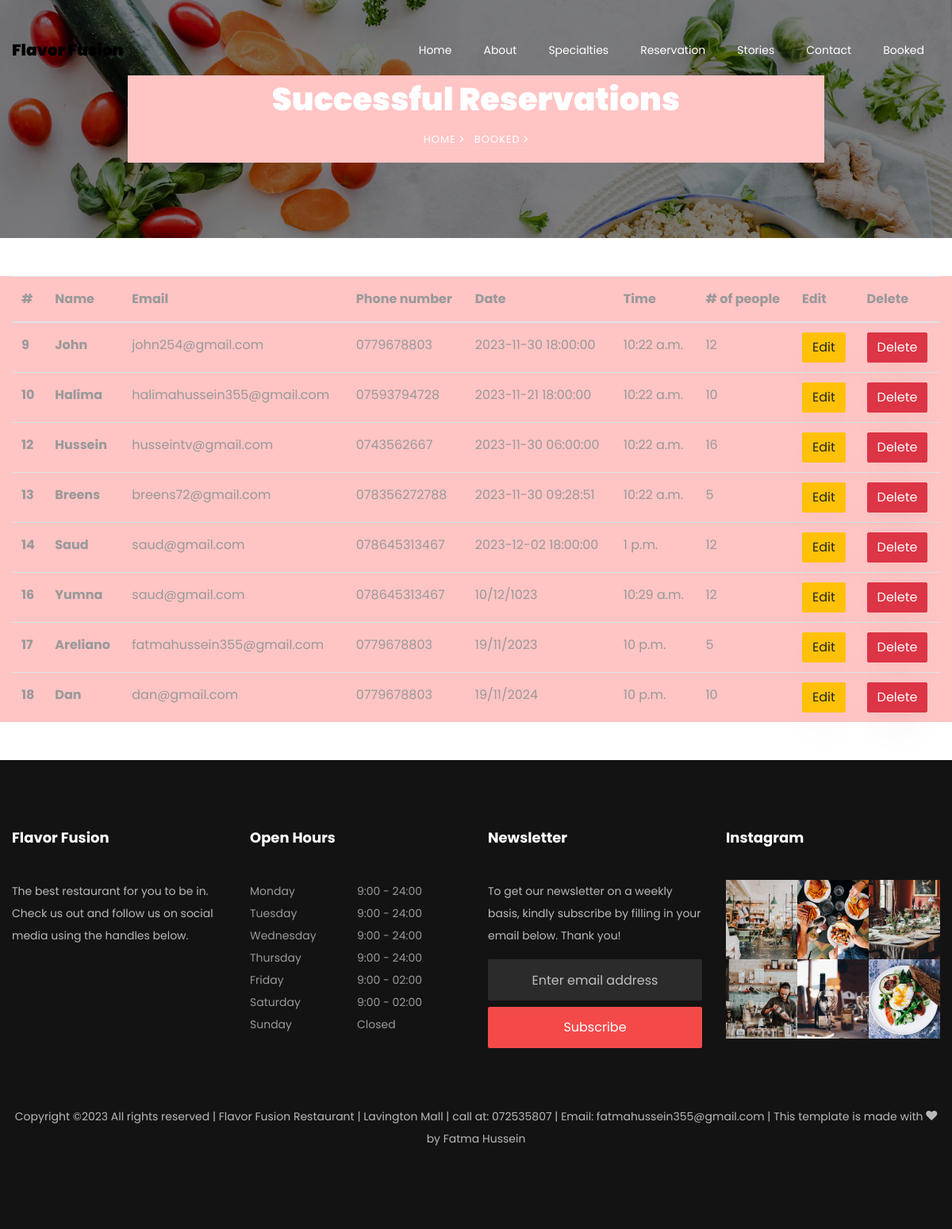
Page /booked on the committed database.
### restaurant/models.py (models this page shows, shortened)
class Customer(models.Model):
    name = models.CharField(max_length=150, blank=False)
    email = models.EmailField()
    phone = models.CharField(max_length=100)
    date = models.CharField(max_length=10, default='dd/mm/yyyy')
    time = models.TimeField(max_length=50, default=timezone.now)
    person = models.IntegerField()

class Footer(models.Model):
    heading = models.CharField(max_length=500, default='text1')
    about = models.CharField(max_length=500, default='text1')
    twitter = models.CharField(max_length=500, blank=False, null=False)
    facebook = models.CharField(max_length=500, blank=False, null=False)
    instagram = models.CharField(max_length=500, blank=False, null=False)
    open_days = models.CharField(max_length=500, default='text1')
    newsletter = models.CharField(max_length=500, default='text1')
    image1 = models.ImageField(upload_to='footer', default='testimony.jpg')
    image2 = models.ImageField(upload_to='footer', default='testimony.jpg')
    image3 = models.ImageField(upload_to='footer', default='testimony.jpg')
    image4 = models.ImageField(upload_to='footer', default='testimony.jpg')
    image5 = models.ImageField(upload_to='footer', default='testimony.jpg')
    image6 = models.ImageField(upload_to='footer', default='testimony.jpg')

### restaurant/views.py (the view)
# urls.py: path('booked', views.booked, name='booked'),
def booked(request):
    customers = Customer.objects.all()
    footer = Footer.objects.all()
    return render(request, "booked.html", {"link": "booked", "data": customers, "footer":footer})

### restaurant/templates/booked.html (shortened to what this page needs)
{% extends 'common.html' %}
{% load static %}
{% block body %}
<section class="hero-wrap hero-wrap-2" style="background-image: url('{% static 'images/bg_4.jpg' %}');" data-stellar-background-ratio="0.5">
      <div class="container">
        <div class="row no-gutters slider-text align-items-center justify-content-center">
          <div class="col-md-9 ftco-animate text-center" style="background: #ffc4c4">
            <h1 class="mb-2 bread">Successful Reservations</h1>
            <p class="breadcrumbs"><span class="mr-2"><a href="index.html">Home <i class="ion-ios-arrow-forward"></i></a></span> <span>Booked <i class="ion-ios-arrow-forward"></i></span></p>
          </div>
        </div>
      </div>
</section>
<div class="container-fluid"style="background: #ffc4c4" >
<table class="table mt-5 mb-5">
  <thead>
    <tr>
      <th scope="col">#</th>
      <th scope="col">Name</th>
      <th scope="col">Email</th>
      <th scope="col">Phone number</th>
      <th scope="col">Date</th>
      <th scope="col">Time</th>
        <th scope="col"># of people</th>
      <th scope="col">Edit</th>
      <th scope="col">Delete</th>
    </tr>
  </thead>
  <tbody>
      {% for t in data %}
           <tr>
             <th scope="row">{{ t.id }}</th>
             <th scope="row">{{ t.name }}</th>
             <td>{{ t.email }}</td>
               <td>{{ t.phone }}</td>
             <td>{{ t.date }}</td>
             <td>{{ t.time }}</td>
             <td>{{ t.person }}</td>
               <td>
                   <a class="btn btn-warning" href="/edit/{{ t.id }}">Edit</a>
               </td>
               <td>
                   <a class="btn btn-danger" href="/delete/{{ t.id }}">Delete</a>
               </td>
           </tr>
      {% endfor %}
  </tbody>
</table>
</div>
{% endblock %}

### restaurant/templates/common.html (shortened to what this page needs)
{% load static %}
<!doctype html>
<html lang="en">
<head>
    <link rel="stylesheet" href="{% static 'css/open-iconic-bootstrap.min.css' %}">
    <link rel="stylesheet" href="{% static 'css/animate.css' %}">
    <link rel="stylesheet" href="{% static 'css/owl.carousel.min.css' %}">
    <link rel="stylesheet" href="{% static 'css/owl.theme.default.min.css' %}">
    <link rel="stylesheet" href="{% static 'css/magnific-popup.css' %}">
    <link rel="stylesheet" href="{% static 'css/aos.css' %}">
    <link rel="stylesheet" href="{% static 'css/ionicons.min.css' %}">
    <link rel="stylesheet" href="{% static 'css/bootstrap-datepicker.css' %}">
    <link rel="stylesheet" href="{% static 'css/jquery.timepicker.css' %}">
    <link rel="stylesheet" href="{% static 'css/flaticon.css' %}">
    <link rel="stylesheet" href="{% static 'css/icomoon.css' %}">
    <link rel="stylesheet" href="{% static 'css/style.css' %}">
</head>
<body>
	  <nav class="navbar navbar-expand-lg navbar-dark ftco_navbar bg-dark ftco-navbar-light" id="ftco-navbar">
	    <div class="container" >
	      <a class="navbar-brand" href="index.html">Flavor Fusion</a>
	      <div class="collapse navbar-collapse" id="ftco-nav">
	        <ul class="navbar-nav ml-auto">
	        	<li class="nav-item {% if nav == 'index' %} active {% endif %}">
                    <a href="{% url 'index' %}" class="nav-link">Home</a>
                </li>
	        	<li class="nav-item {% if nav == 'about' %} active {% endif %}">
                    <a href="{% url 'about' %}" class="nav-link">About</a>
                </li>
	        	<li class="nav-item {% if nav == 'menu' %} active {% endif %}">
                    <a href="{% url 'menu' %}" class="nav-link">Specialties</a>
                </li>
                <li class="nav-item {% if nav == 'reservation' %} active {% endif %}">
                    <a href="{% url 'reservation' %}" class="nav-link">Reservation</a>
                </li>
	        	<li class="nav-item {% if nav == 'blog' %} active {% endif %}">
                    <a href="{% url 'blog' %}" class="nav-link">Stories</a>
                </li>
	          <li class="nav-item {% if nav == 'contact' %} active {% endif %}">
                  <a href="{% url 'contact' %}" class="nav-link">Contact</a>
              </li>
              <li class="nav-item {% if nav == 'booked' %} active {% endif %}">
                    <a href="{% url 'booked' %}" class="nav-link">Booked</a>
                </li>
	        </ul>
	      </div>
	    </div>
	  </nav>
{% block body %}
{% endblock %}
{% for footer in footer %}
    <footer class="ftco-footer ftco-bg-dark ftco-section">
      <div class="container">
        <div class="row mb-5">
          <div class="col-md-6 col-lg-3">
            <div class="ftco-footer-widget mb-4">
              <h2 class="ftco-heading-2">{{ footer.heading }}</h2>
              <p>{{ footer.about }}</p>
              <ul class="ftco-footer-social list-unstyled float-md-left float-lft mt-3">
              </ul>
            </div>
          </div>
          <div class="col-md-6 col-lg-3">
            <div class="ftco-footer-widget mb-4">
              <h2 class="ftco-heading-2">{{ footer.open_days }}</h2>
              <ul class="list-unstyled open-hours">
                <li class="d-flex"><span>Monday</span><span>9:00 - 24:00</span></li>
                <li class="d-flex"><span>Tuesday</span><span>9:00 - 24:00</span></li>
                <li class="d-flex"><span>Wednesday</span><span>9:00 - 24:00</span></li>
                <li class="d-flex"><span>Thursday</span><span>9:00 - 24:00</span></li>
                <li class="d-flex"><span>Friday</span><span>9:00 - 02:00</span></li>
                <li class="d-flex"><span>Saturday</span><span>9:00 - 02:00</span></li>
                <li class="d-flex"><span>Sunday</span><span> Closed</span></li>
              </ul>
            </div>
          </div>
          <div class="col-md-6 col-lg-3">
            <div class="ftco-footer-widget mb-4">
            	<h2 class="ftco-heading-2">Newsletter</h2>
            	<p>{{ footer.newsletter }}</p>
              <form action="#" class="subscribe-form">
                <div class="form-group">
                  <input type="text" class="form-control mb-2 text-center" placeholder="Enter email address">
                  <input type="submit" value="Subscribe" class="form-control submit px-3">
                </div>
              </form>
            </div>
          </div>
          <div class="col-md-6 col-lg-3">
             <div class="ftco-footer-widget mb-4">
              <h2 class="ftco-heading-2">Instagram</h2>
              <div class="thumb d-sm-flex">
	            	<a href="#" class="thumb-menu img" style="background-image: url('media/{{ footer.image1 }}')">
	            	</a>
	            	<a href="#" class="thumb-menu img" style="background-image: url('media/{{ footer.image2 }}');">
	            	</a>
	            	<a href="#" class="thumb-menu img" style="background-image: url('media/{{ footer.image3 }}');">
	            	</a>
	            </div>
	            <div class="thumb d-flex">
	            	<a href="#" class="thumb-menu img" style="background-image: url('media/{{ footer.image4 }}');">
	            	</a>
	            	<a href="#" class="thumb-menu img" style="background-image: url('media/{{ footer.image5 }}');">
	            	</a>
	            	<a href="#" class="thumb-menu img" style="background-image: url('media/{{ footer.image6 }}');">
	            	</a>
	            </div>
            </div>
          </div>
        </div>
        <div class="row">
          <div class="col-md-12 text-center">
            <p>
  Copyright &copy;<script>document.write(new Date().getFullYear());</script> All rights reserved | Flavor Fusion Restaurant | Lavington Mall | call at: 072535807 | Email: fatmahussein355@gmail.com | This template is made with <i class="icon-heart" aria-hidden="true"></i> by <a href="https://colorlib.com" target="_blank">Fatma Hussein</a>
  </p>
          </div>
        </div>
      </div>
    </footer>
{% endfor %}
</body>
</html>

### restaurant/static/css/icomoon.css (style rules this page uses)
[class^="icon-"], [class*=" icon-"] { font-family: 'icomoon' !important; speak: none; font-style: normal; font-weight: normal; font-variant: normal; text-transform: none; line-height: 1; -webkit-font-smoothing: antialiased; -moz-osx-font-smoothing: grayscale; }
.icon-heart:before { content: "\f004"; }

### rows in the picture
Customer: id "9", name "John", email "john254@gmail.com", phone "0779678803", date "2023-11-30 18:00:00", time "10:22 a.m.", person "12"
Customer: id "10", name "Halima", email "halimahussein355@gmail.com", phone "07593794728", date "2023-11-21 18:00:00", time "10:22 a.m.", person "10"
Customer: id "12", name "Hussein", email "husseintv@gmail.com", phone "0743562667", date "2023-11-30 06:00:00", time "10:22 a.m.", person "16"
Customer: id "13", name "Breens", email "breens72@gmail.com", phone "078356272788", date "2023-11-30 09:28:51", time "10:22 a.m.", person "5"
Customer: id "14", name "Saud", email "saud@gmail.com", phone "078645313467", date "2023-12-02 18:00:00", time "1 p.m.", person "12"
Customer: id "16", name "Yumna", email "saud@gmail.com", phone "078645313467", date "10/12/1023", time "10:29 a.m.", person "12"
Customer: id "17", name "Areliano", email "fatmahussein355@gmail.com", phone "0779678803", date "19/11/2023", time "10 p.m.", person "5"
Customer: id "18", name "Dan", email "dan@gmail.com", phone "0779678803", date "19/11/2024", time "10 p.m.", person "10"
Footer: heading "Flavor Fusion", about "The best restaurant for you to be in. Check us out and follow us on social media using the handles below.", open_days "Open Hours", newsletter "To get our newsletter on a weekly basis, kindly subscribe by filling in your email below. Thank you!", image1 (picture), image2 (picture), image3 (picture), image4 (picture), image5 (picture), image6 (picture)
